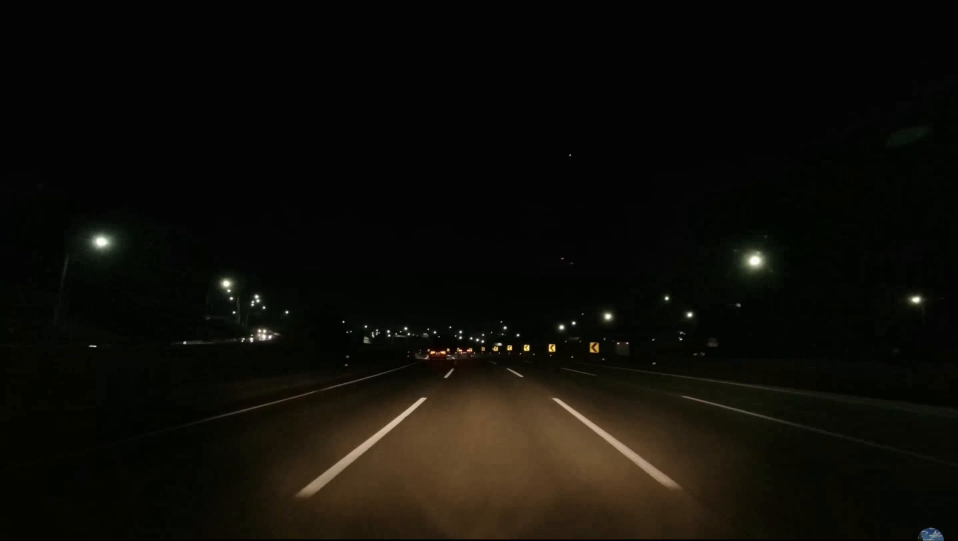
#> input picture frame 61 of input_videos/night.mp4, 2872 x 1622 px, given in place of day.mp4, which was not available (shown at 1/3 size)
$ python lane_detection.py
#> lines starting #> are read from the running program, lines starting #| are printed output that depends on the picture; after the words box and inside, x2 and y2 are one past the last pixel; in counts of white or black regions, pixels touching at a corner belong together; pictures that were not available may be replaced by others from this repository, and a replacement may not be noted
import numpy as np
import cv2

def region_selection(image,mode):
	#generate blank frame
	mask = np.zeros_like(image)

	if len(image.shape) > 2:
		channel_count = image.shape[2]
		ignore_mask_color = (255,) * channel_count
	else:
		ignore_mask_color = 255

	rows, _ = image.shape[:2]
	#region of interest polygon vertices based on video mode
	if mode:
		vertices = np.array([[(700, rows-100),
        (1200,1100),
        (1700,1100),
        (2200, rows-100)]], dtype=np.int32)
	else:
		vertices = np.array([[(1000, rows-100),
        (1350,1200),
        (1550,1200),
        (1950, rows-100)]], dtype=np.int32)
	#generate filled polygon
	cv2.fillPoly(mask, vertices, ignore_mask_color)
	#cut only the relevant parts of the image
	masked_image = cv2.bitwise_and(image, mask)

	return masked_image

# [59 lines left out: functions display_lane_change_text, adjust_brightness, adjust_contrast, histogram_equalization, not called in this run]

def hough_transform(image):
	return cv2.HoughLinesP(image, rho = 1, theta =  np.pi/180, threshold = 20, minLineLength = 20, maxLineGap = 400)

def average_slope_intercept(lines):
	left_lines, right_lines = [], []
	left_weights, right_weights = [], []

	#iterate on every line
	for line in lines:
		for x1, y1, x2, y2 in line:
			#skipping vertical lines to avoid division by zero
			if x1 == x2:
				continue
			#calculating slope of a line
			slope = (y2 - y1) / (x2 - x1)
			#calculating intercept of a line
			intercept = y1 - (slope * x1)
			#calculating length of a line
			length = np.sqrt(((y2 - y1) ** 2) + ((x2 - x1) ** 2))
			#slope of left lane is negative and for right lane slope is positive
			if slope < 0:
				left_lines.append((slope, intercept))
				left_weights.append((length))
			else:
				right_lines.append((slope, intercept))
				right_weights.append((length))
	#weighted average to find best fitting lanes
	left_lane = np.dot(left_weights, left_lines) / np.sum(left_weights) if len(left_weights) > 0 else None
	right_lane = np.dot(right_weights, right_lines) / np.sum(right_weights) if len(right_weights) > 0 else None
	return left_lane, right_lane

# [17 lines left out: function pixel_points, not called in this run]


def lane_lines(image, lines):
	left_lane, right_lane = average_slope_intercept(lines)
	y1 = image.shape[0]
	y2 = y1 * 0.6 + 230
	left_line = pixel_points(y1, y2, left_lane)
	right_line = pixel_points(y1, y2, right_lane)
	return left_line, right_line


# [32 lines left out: function draw_lane_lines, not called in this run]

def frame_processor(image):
	if mode:
		#make brightness and contrast changes to the inputted frame as a pre-processing stage
		brightness_adjusted = adjust_brightness(image, 30)
		contrast_adjusted = adjust_contrast(brightness_adjusted, 50)
		equalized_image = histogram_equalization(contrast_adjusted)
	else:
		#video is not night-mode, not changing the image
		equalized_image = image.copy()
	#turning frame into grayscale
	grayscale = cv2.cvtColor(equalized_image, cv2.COLOR_BGR2GRAY)
	#gaussian blur to reduce noise
	blur = cv2.GaussianBlur(grayscale, (5, 5), 0)
	#thresholding and region selecting based on video mode
	if mode:
		_, binary_threshold = cv2.threshold(blur, 225, 250, cv2.THRESH_BINARY)
		region = region_selection(binary_threshold,True)
	else:
		_, binary_threshold = cv2.threshold(blur, 150, 190, cv2.THRESH_BINARY)
		region = region_selection(binary_threshold,False)

	#hough transform for line detection
	hough = hough_transform(region)
	#draw the lines on the input frame
	result = draw_lane_lines(image, lane_lines(image, hough))
	return result


#define input output properties etc.
#change the input video to be day.mp4 or night.mp4 as requested
video_path = "input_videos/day.mp4"
cap = cv2.VideoCapture(video_path)
mode = video_path == "input_videos/night.mp4"

if mode:
	output_file_path = "output_videos/night_output.mp4"
else:
	output_file_path = "output_videos/day_output.mp4"

fourcc = cv2.VideoWriter_fourcc(*'mp4v')
output_video = cv2.VideoWriter(output_file_path, fourcc, 30.0, (int(cap.get(3)), int(cap.get(4))))
print("Generating output video...")
skip_frames = 3

#loop through each frame of the input video
while cap.isOpened():
	#skipping some frames to make the video faster
	#(it became slow due to many calculations, so added this part)
	for _ in range(skip_frames):
		ret, frame = cap.read()
		if not ret:
			break
#> this loop made 3 passes
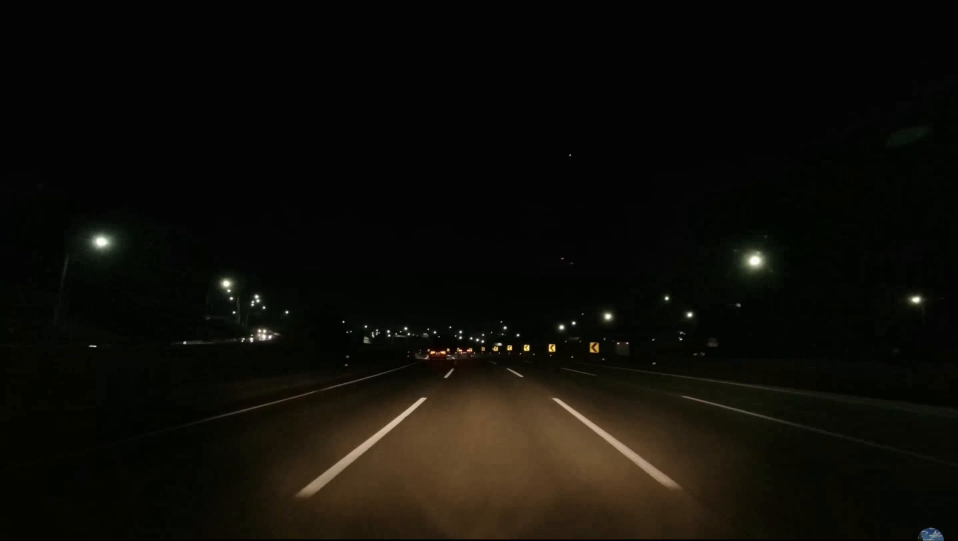
#> input picture frame 61 of input_videos/night.mp4, 2872 x 1622 px, given in place of day.mp4, which was not available (shown at 1/3 size)

	if not ret:
		break

	#process the current given frame
	processed_frame = frame_processor(frame)
#> in frame_processor, `grayscale = cv2.cvtColor(equalized_image, cv2.COLOR_BGR2GRAY)`:
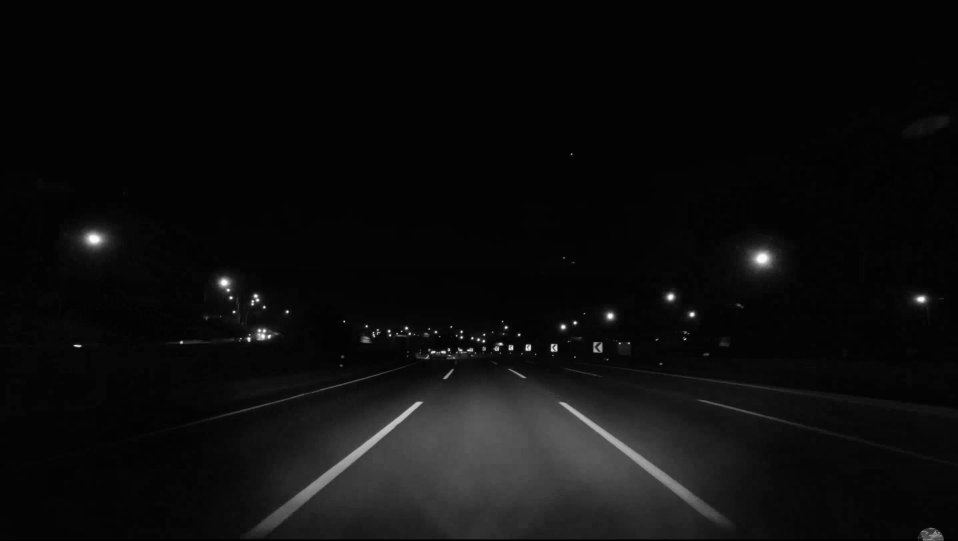
#> grayscale: shape (1622, 2872) (shown at 1/3 size); min 0, max 255, mean 12.6
#> in frame_processor, `_, binary_threshold = cv2.threshold(blur, 150, 190, cv2.THRESH_BINARY)`:
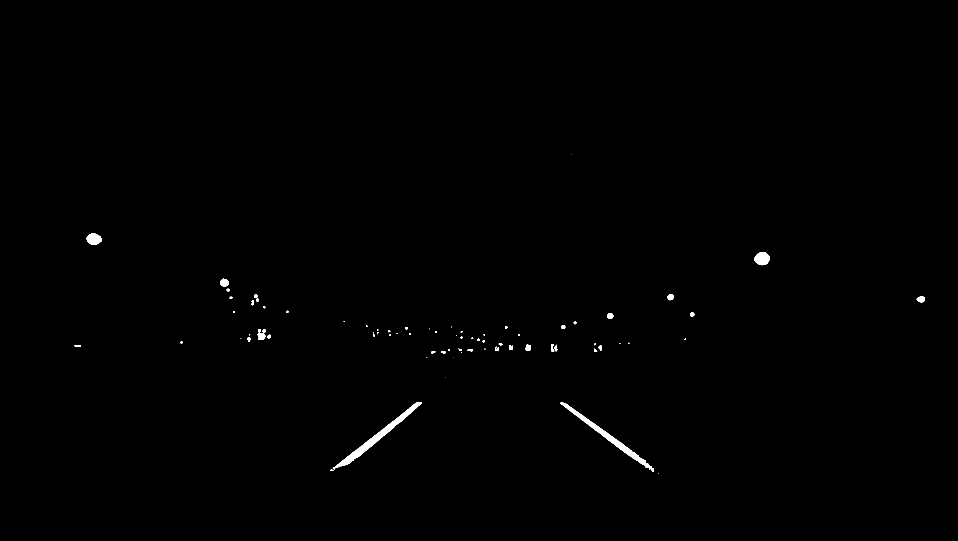
#> binary_threshold: shape (1622, 2872) (shown at 1/3 size); values 0 (black) and 190 (white), 0.36% white; 79 white regions (26 under 20 px), largest, box (x1, y1, x2, y2) and area: (1000, 1206, 1266, 1409) 5287, (1681, 1208, 1961, 1415) 4555, (2262, 757, 2309, 796) 1368
#> in region_selection, `cv2.fillPoly(mask, vertices, ignore_mask_color)`:
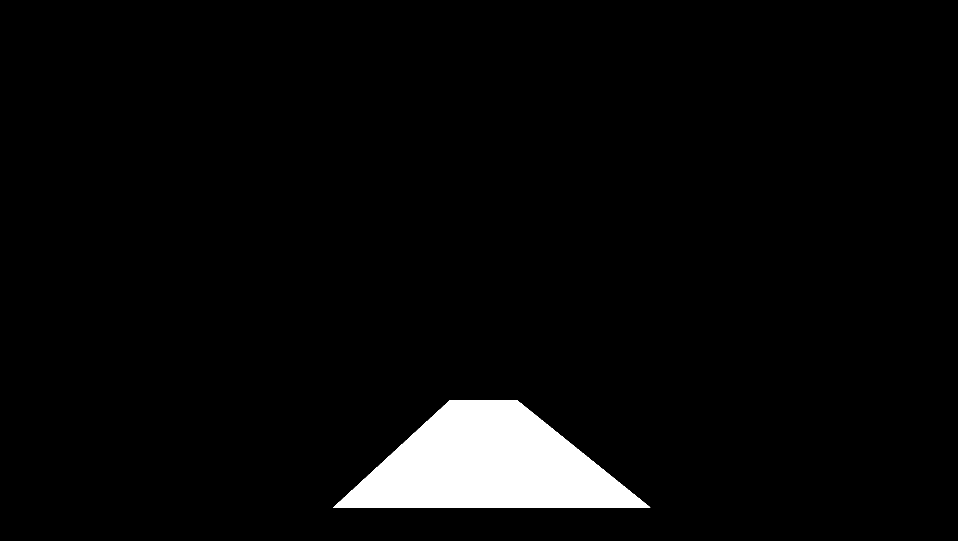
#> mask: shape (1622, 2872) (shown at 1/3 size); 4% white; 1 white region, box (x1, y1, x2, y2) and area: (1000, 1200, 1951, 1523) 186102
#> in region_selection, `masked_image = cv2.bitwise_and(image, mask)`: masked_image: shape (1622, 2872); every value is 0
#> (the run stopped early here; a loop or call above may not have finished)
